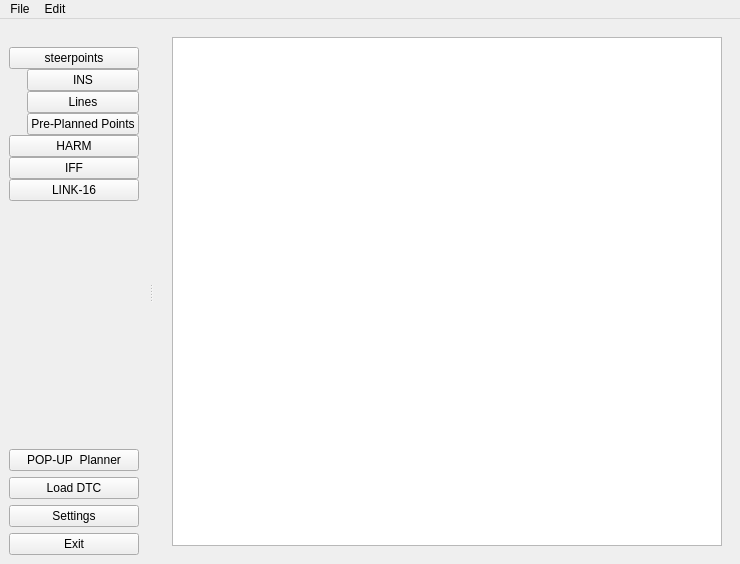
<?xml version="1.0" encoding="UTF-8"?>
<ui version="4.0">
 <class>NeoDP</class>
 <widget class="QMainWindow" name="NeoDP">
  <property name="geometry">
   <rect>
    <x>0</x>
    <y>0</y>
    <width>740</width>
    <height>564</height>
   </rect>
  </property>
  <property name="sizePolicy">
   <sizepolicy hsizetype="Expanding" vsizetype="Expanding">
    <horstretch>0</horstretch>
    <verstretch>0</verstretch>
   </sizepolicy>
  </property>
  <property name="font">
   <font>
    <kerning>false</kerning>
   </font>
  </property>
  <property name="windowTitle">
   <string>NeoDP</string>
  </property>
  <widget class="QWidget" name="centralwidget">
   <property name="sizePolicy">
    <sizepolicy hsizetype="Expanding" vsizetype="Expanding">
     <horstretch>0</horstretch>
     <verstretch>0</verstretch>
    </sizepolicy>
   </property>
   <layout class="QHBoxLayout" name="horizontalLayout_2">
    <item>
     <layout class="QHBoxLayout" name="horizontalLayout">
      <item>
       <widget class="QStackedWidget" name="stackedWidget">
        <property name="sizePolicy">
         <sizepolicy hsizetype="Expanding" vsizetype="Expanding">
          <horstretch>0</horstretch>
          <verstretch>0</verstretch>
         </sizepolicy>
        </property>
        <property name="currentIndex">
         <number>0</number>
        </property>
        <widget class="QWidget" name="STPTWidget">
         <layout class="QHBoxLayout" name="horizontalLayout_4">
          <item>
           <layout class="QHBoxLayout" name="horizontalLayout_3">
            <item>
             <widget class="QTableView" name="SteerPointView"/>
            </item>
           </layout>
          </item>
         </layout>
        </widget>
        <widget class="QWidget" name="HARMWidget"/>
       </widget>
      </item>
     </layout>
    </item>
   </layout>
  </widget>
  <widget class="QMenuBar" name="menubar">
   <property name="geometry">
    <rect>
     <x>0</x>
     <y>0</y>
     <width>740</width>
     <height>21</height>
    </rect>
   </property>
   <widget class="QMenu" name="menuFile">
    <property name="title">
     <string>File</string>
    </property>
    <addaction name="separator"/>
    <addaction name="separator"/>
   </widget>
   <widget class="QMenu" name="menuEdit">
    <property name="title">
     <string>Edit</string>
    </property>
   </widget>
   <addaction name="menuFile"/>
   <addaction name="menuEdit"/>
  </widget>
  <widget class="QDockWidget" name="dockWidget_5">
   <property name="floating">
    <bool>false</bool>
   </property>
   <property name="features">
    <set>QDockWidget::DockWidgetFeature::NoDockWidgetFeatures</set>
   </property>
   <attribute name="dockWidgetArea">
    <number>1</number>
   </attribute>
   <widget class="QWidget" name="dockWidgetContents_5">
    <property name="sizePolicy">
     <sizepolicy hsizetype="Expanding" vsizetype="Expanding">
      <horstretch>0</horstretch>
      <verstretch>0</verstretch>
     </sizepolicy>
    </property>
    <layout class="QVBoxLayout" name="verticalLayout_3">
     <item>
      <layout class="QVBoxLayout" name="verticalLayout_2">
       <item>
        <layout class="QVBoxLayout" name="verticalLayout">
         <property name="spacing">
          <number>0</number>
         </property>
         <item>
          <widget class="QPushButton" name="Dock_STPT_pBut">
           <property name="text">
            <string>steerpoints</string>
           </property>
          </widget>
         </item>
         <item>
          <widget class="QWidget" name="DockSTPTWidget" native="true">
           <property name="enabled">
            <bool>true</bool>
           </property>
           <property name="minimumSize">
            <size>
             <width>0</width>
             <height>11</height>
            </size>
           </property>
           <layout class="QVBoxLayout" name="verticalLayout_5">
            <property name="spacing">
             <number>0</number>
            </property>
            <property name="leftMargin">
             <number>18</number>
            </property>
            <property name="topMargin">
             <number>0</number>
            </property>
            <property name="rightMargin">
             <number>0</number>
            </property>
            <property name="bottomMargin">
             <number>0</number>
            </property>
            <item>
             <layout class="QVBoxLayout" name="verticalLayout_4">
              <property name="spacing">
               <number>0</number>
              </property>
              <property name="leftMargin">
               <number>0</number>
              </property>
              <property name="bottomMargin">
               <number>0</number>
              </property>
              <item>
               <widget class="QPushButton" name="STPT_sub_INS_pBut">
                <property name="text">
                 <string>INS</string>
                </property>
               </widget>
              </item>
              <item>
               <widget class="QPushButton" name="STPT_sub_Lines_pBut">
                <property name="text">
                 <string>Lines</string>
                </property>
               </widget>
              </item>
              <item>
               <widget class="QPushButton" name="STPT_sub_PPTs_pBut">
                <property name="text">
                 <string>Pre-Planned Points</string>
                </property>
               </widget>
              </item>
             </layout>
            </item>
           </layout>
          </widget>
         </item>
         <item>
          <widget class="QPushButton" name="Dock_HARM_pBut">
           <property name="text">
            <string>HARM</string>
           </property>
          </widget>
         </item>
         <item>
          <widget class="QPushButton" name="Dock_IFF_pBut">
           <property name="text">
            <string>IFF</string>
           </property>
          </widget>
         </item>
         <item>
          <widget class="QPushButton" name="Dock_L16_pBut">
           <property name="text">
            <string>LINK-16</string>
           </property>
          </widget>
         </item>
        </layout>
       </item>
       <item>
        <spacer name="verticalSpacer">
         <property name="orientation">
          <enum>Qt::Orientation::Vertical</enum>
         </property>
         <property name="sizeHint" stdset="0">
          <size>
           <width>17</width>
           <height>37</height>
          </size>
         </property>
        </spacer>
       </item>
       <item>
        <widget class="QPushButton" name="pushButton_2">
         <property name="text">
          <string>POP-UP  Planner</string>
         </property>
        </widget>
       </item>
       <item>
        <widget class="QPushButton" name="pushButton">
         <property name="text">
          <string>Load DTC</string>
         </property>
        </widget>
       </item>
       <item>
        <widget class="QPushButton" name="Settings_pBut">
         <property name="text">
          <string>Settings</string>
         </property>
        </widget>
       </item>
       <item>
        <widget class="QPushButton" name="Exit_pBut">
         <property name="text">
          <string>Exit</string>
         </property>
        </widget>
       </item>
      </layout>
     </item>
    </layout>
   </widget>
  </widget>
 </widget>
 <resources/>
 <connections/>
</ui>
